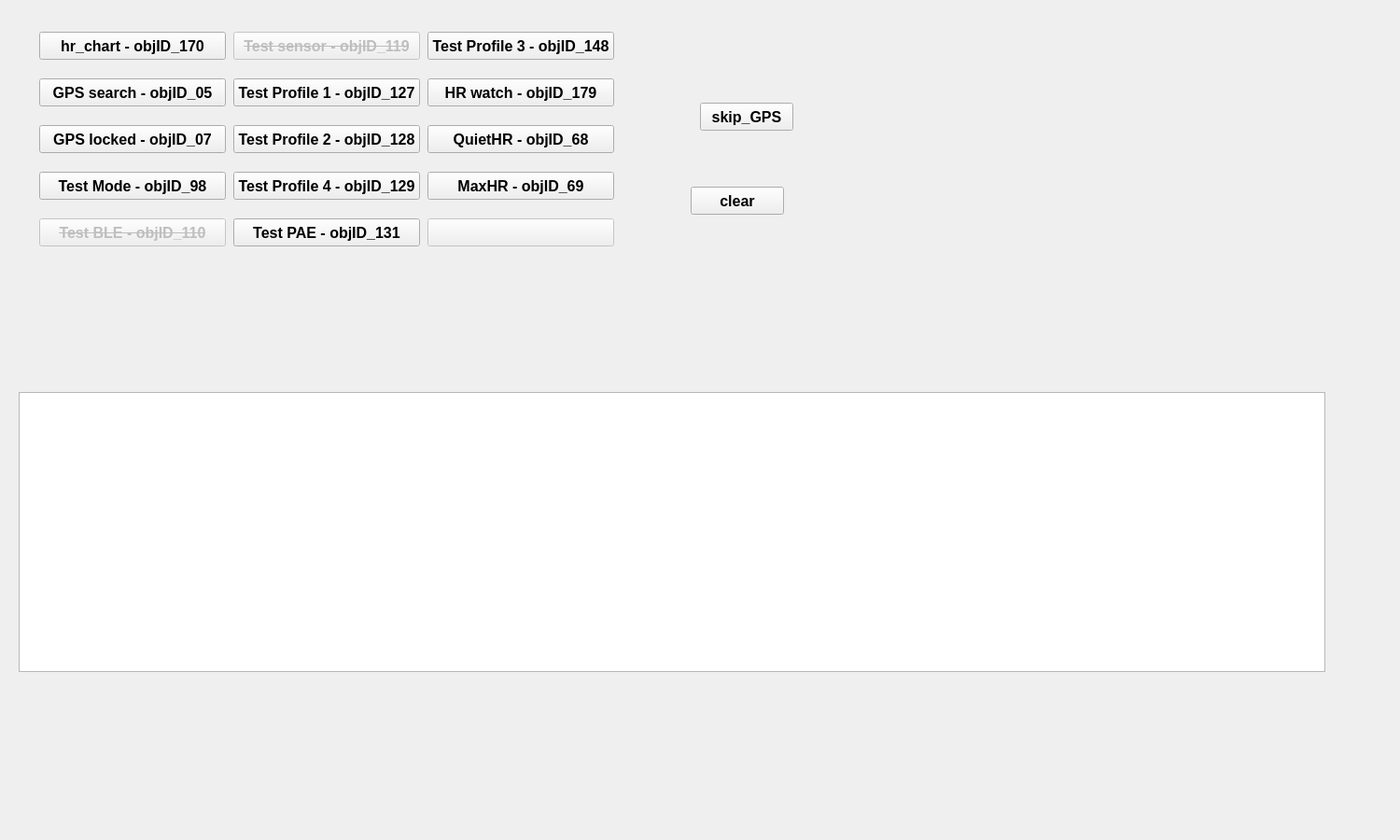
<?xml version="1.0" encoding="UTF-8"?>
<ui version="4.0">
 <class>hr_monitor</class>
 <widget class="QWidget" name="hr_monitor">
  <property name="geometry">
   <rect>
    <x>0</x>
    <y>0</y>
    <width>1500</width>
    <height>900</height>
   </rect>
  </property>
  <property name="minimumSize">
   <size>
    <width>1500</width>
    <height>900</height>
   </size>
  </property>
  <property name="maximumSize">
   <size>
    <width>1500</width>
    <height>900</height>
   </size>
  </property>
  <property name="font">
   <font>
    <family>Consolas</family>
    <pointsize>10</pointsize>
    <weight>75</weight>
    <bold>true</bold>
   </font>
  </property>
  <property name="windowTitle">
   <string>hr_monitor</string>
  </property>
  <widget class="QTextBrowser" name="uart_display_textBrowser">
   <property name="enabled">
    <bool>true</bool>
   </property>
   <property name="geometry">
    <rect>
     <x>20</x>
     <y>420</y>
     <width>1400</width>
     <height>300</height>
    </rect>
   </property>
   <property name="minimumSize">
    <size>
     <width>1400</width>
     <height>300</height>
    </size>
   </property>
   <property name="maximumSize">
    <size>
     <width>1400</width>
     <height>300</height>
    </size>
   </property>
   <property name="font">
    <font>
     <family>Consolas</family>
     <pointsize>10</pointsize>
    </font>
   </property>
  </widget>
  <widget class="QPushButton" name="clear_uart_display_pushButton">
   <property name="enabled">
    <bool>true</bool>
   </property>
   <property name="geometry">
    <rect>
     <x>740</x>
     <y>200</y>
     <width>100</width>
     <height>30</height>
    </rect>
   </property>
   <property name="minimumSize">
    <size>
     <width>100</width>
     <height>30</height>
    </size>
   </property>
   <property name="maximumSize">
    <size>
     <width>100</width>
     <height>30</height>
    </size>
   </property>
   <property name="font">
    <font>
     <family>Arial</family>
     <pointsize>12</pointsize>
     <weight>75</weight>
     <bold>true</bold>
    </font>
   </property>
   <property name="text">
    <string>clear</string>
   </property>
  </widget>
  <widget class="QWidget" name="horizontalLayoutWidget">
   <property name="geometry">
    <rect>
     <x>40</x>
     <y>20</y>
     <width>620</width>
     <height>261</height>
    </rect>
   </property>
   <layout class="QHBoxLayout" name="horizontalLayout">
    <item>
     <layout class="QVBoxLayout" name="verticalLayout">
      <item>
       <widget class="QPushButton" name="go_to_hr_chart_pushButton">
        <property name="enabled">
         <bool>true</bool>
        </property>
        <property name="minimumSize">
         <size>
          <width>200</width>
          <height>30</height>
         </size>
        </property>
        <property name="maximumSize">
         <size>
          <width>200</width>
          <height>30</height>
         </size>
        </property>
        <property name="font">
         <font>
          <family>Arial</family>
          <pointsize>12</pointsize>
          <weight>75</weight>
          <bold>true</bold>
         </font>
        </property>
        <property name="text">
         <string>hr_chart - objID_170</string>
        </property>
       </widget>
      </item>
      <item>
       <widget class="QPushButton" name="go_to_GPS_search_pushButton">
        <property name="enabled">
         <bool>true</bool>
        </property>
        <property name="minimumSize">
         <size>
          <width>200</width>
          <height>30</height>
         </size>
        </property>
        <property name="maximumSize">
         <size>
          <width>200</width>
          <height>30</height>
         </size>
        </property>
        <property name="font">
         <font>
          <family>Arial</family>
          <pointsize>12</pointsize>
          <weight>75</weight>
          <bold>true</bold>
         </font>
        </property>
        <property name="text">
         <string>GPS search - objID_05</string>
        </property>
       </widget>
      </item>
      <item>
       <widget class="QPushButton" name="go_to_GPS_locked_pushButton">
        <property name="enabled">
         <bool>true</bool>
        </property>
        <property name="minimumSize">
         <size>
          <width>200</width>
          <height>30</height>
         </size>
        </property>
        <property name="maximumSize">
         <size>
          <width>200</width>
          <height>30</height>
         </size>
        </property>
        <property name="font">
         <font>
          <family>Arial</family>
          <pointsize>12</pointsize>
          <weight>75</weight>
          <bold>true</bold>
         </font>
        </property>
        <property name="text">
         <string>GPS locked - objID_07</string>
        </property>
       </widget>
      </item>
      <item>
       <widget class="QPushButton" name="go_to_test_mode_pushButton">
        <property name="enabled">
         <bool>true</bool>
        </property>
        <property name="minimumSize">
         <size>
          <width>200</width>
          <height>30</height>
         </size>
        </property>
        <property name="maximumSize">
         <size>
          <width>200</width>
          <height>30</height>
         </size>
        </property>
        <property name="font">
         <font>
          <family>Arial</family>
          <pointsize>12</pointsize>
          <weight>75</weight>
          <bold>true</bold>
         </font>
        </property>
        <property name="text">
         <string>Test Mode - objID_98</string>
        </property>
       </widget>
      </item>
      <item>
       <widget class="QPushButton" name="go_to_test_BLE_pushButton">
        <property name="enabled">
         <bool>false</bool>
        </property>
        <property name="minimumSize">
         <size>
          <width>200</width>
          <height>30</height>
         </size>
        </property>
        <property name="maximumSize">
         <size>
          <width>200</width>
          <height>30</height>
         </size>
        </property>
        <property name="font">
         <font>
          <family>Arial</family>
          <pointsize>12</pointsize>
          <weight>75</weight>
          <bold>true</bold>
          <strikeout>true</strikeout>
         </font>
        </property>
        <property name="text">
         <string>Test BLE - objID_110</string>
        </property>
       </widget>
      </item>
     </layout>
    </item>
    <item>
     <layout class="QVBoxLayout" name="verticalLayout_2">
      <item>
       <widget class="QPushButton" name="go_to_test_sensor_pushButton">
        <property name="enabled">
         <bool>false</bool>
        </property>
        <property name="minimumSize">
         <size>
          <width>200</width>
          <height>30</height>
         </size>
        </property>
        <property name="maximumSize">
         <size>
          <width>200</width>
          <height>30</height>
         </size>
        </property>
        <property name="font">
         <font>
          <family>Arial</family>
          <pointsize>12</pointsize>
          <weight>75</weight>
          <bold>true</bold>
          <strikeout>true</strikeout>
         </font>
        </property>
        <property name="text">
         <string>Test sensor - objID_119</string>
        </property>
       </widget>
      </item>
      <item>
       <widget class="QPushButton" name="go_to_test_profile_1_pushButton">
        <property name="enabled">
         <bool>true</bool>
        </property>
        <property name="minimumSize">
         <size>
          <width>200</width>
          <height>30</height>
         </size>
        </property>
        <property name="maximumSize">
         <size>
          <width>200</width>
          <height>30</height>
         </size>
        </property>
        <property name="font">
         <font>
          <family>Arial</family>
          <pointsize>12</pointsize>
          <weight>75</weight>
          <bold>true</bold>
         </font>
        </property>
        <property name="text">
         <string>Test Profile 1 - objID_127</string>
        </property>
       </widget>
      </item>
      <item>
       <widget class="QPushButton" name="go_to_test_profile_2_pushButton">
        <property name="enabled">
         <bool>true</bool>
        </property>
        <property name="minimumSize">
         <size>
          <width>200</width>
          <height>30</height>
         </size>
        </property>
        <property name="maximumSize">
         <size>
          <width>200</width>
          <height>30</height>
         </size>
        </property>
        <property name="font">
         <font>
          <family>Arial</family>
          <pointsize>12</pointsize>
          <weight>75</weight>
          <bold>true</bold>
         </font>
        </property>
        <property name="text">
         <string>Test Profile 2 - objID_128</string>
        </property>
       </widget>
      </item>
      <item>
       <widget class="QPushButton" name="go_to_test_profile_4_pushButton">
        <property name="enabled">
         <bool>true</bool>
        </property>
        <property name="minimumSize">
         <size>
          <width>200</width>
          <height>30</height>
         </size>
        </property>
        <property name="maximumSize">
         <size>
          <width>200</width>
          <height>30</height>
         </size>
        </property>
        <property name="font">
         <font>
          <family>Arial</family>
          <pointsize>12</pointsize>
          <weight>75</weight>
          <bold>true</bold>
         </font>
        </property>
        <property name="text">
         <string>Test Profile 4 - objID_129</string>
        </property>
       </widget>
      </item>
      <item>
       <widget class="QPushButton" name="go_to_test_PAE_pushButton">
        <property name="enabled">
         <bool>true</bool>
        </property>
        <property name="minimumSize">
         <size>
          <width>200</width>
          <height>30</height>
         </size>
        </property>
        <property name="maximumSize">
         <size>
          <width>200</width>
          <height>30</height>
         </size>
        </property>
        <property name="font">
         <font>
          <family>Arial</family>
          <pointsize>12</pointsize>
          <weight>75</weight>
          <bold>true</bold>
         </font>
        </property>
        <property name="text">
         <string>Test PAE - objID_131</string>
        </property>
       </widget>
      </item>
     </layout>
    </item>
    <item>
     <layout class="QVBoxLayout" name="verticalLayout_3">
      <item>
       <widget class="QPushButton" name="go_to_test_profile_3_pushButton">
        <property name="enabled">
         <bool>true</bool>
        </property>
        <property name="minimumSize">
         <size>
          <width>200</width>
          <height>30</height>
         </size>
        </property>
        <property name="maximumSize">
         <size>
          <width>200</width>
          <height>30</height>
         </size>
        </property>
        <property name="font">
         <font>
          <family>Arial</family>
          <pointsize>12</pointsize>
          <weight>75</weight>
          <bold>true</bold>
         </font>
        </property>
        <property name="text">
         <string>Test Profile 3 - objID_148</string>
        </property>
       </widget>
      </item>
      <item>
       <widget class="QPushButton" name="go_to_hr_watch_pushButton">
        <property name="enabled">
         <bool>true</bool>
        </property>
        <property name="minimumSize">
         <size>
          <width>200</width>
          <height>30</height>
         </size>
        </property>
        <property name="maximumSize">
         <size>
          <width>200</width>
          <height>30</height>
         </size>
        </property>
        <property name="font">
         <font>
          <family>Arial</family>
          <pointsize>12</pointsize>
          <weight>75</weight>
          <bold>true</bold>
         </font>
        </property>
        <property name="text">
         <string>HR watch - objID_179</string>
        </property>
       </widget>
      </item>
      <item>
       <widget class="QPushButton" name="go_to_quiet_hr_pushButton">
        <property name="enabled">
         <bool>true</bool>
        </property>
        <property name="minimumSize">
         <size>
          <width>200</width>
          <height>30</height>
         </size>
        </property>
        <property name="maximumSize">
         <size>
          <width>200</width>
          <height>30</height>
         </size>
        </property>
        <property name="font">
         <font>
          <family>Arial</family>
          <pointsize>12</pointsize>
          <weight>75</weight>
          <bold>true</bold>
         </font>
        </property>
        <property name="text">
         <string>QuietHR - objID_68</string>
        </property>
       </widget>
      </item>
      <item>
       <widget class="QPushButton" name="go_to_max_hr_pushButton">
        <property name="enabled">
         <bool>true</bool>
        </property>
        <property name="minimumSize">
         <size>
          <width>200</width>
          <height>30</height>
         </size>
        </property>
        <property name="maximumSize">
         <size>
          <width>200</width>
          <height>30</height>
         </size>
        </property>
        <property name="font">
         <font>
          <family>Arial</family>
          <pointsize>12</pointsize>
          <weight>75</weight>
          <bold>true</bold>
          <strikeout>false</strikeout>
         </font>
        </property>
        <property name="text">
         <string>MaxHR - objID_69</string>
        </property>
       </widget>
      </item>
      <item>
       <widget class="QPushButton" name="go_to_test_mode_pushButton_4">
        <property name="enabled">
         <bool>false</bool>
        </property>
        <property name="minimumSize">
         <size>
          <width>200</width>
          <height>30</height>
         </size>
        </property>
        <property name="maximumSize">
         <size>
          <width>200</width>
          <height>30</height>
         </size>
        </property>
        <property name="font">
         <font>
          <family>Arial</family>
          <pointsize>12</pointsize>
          <weight>75</weight>
          <bold>true</bold>
         </font>
        </property>
        <property name="text">
         <string/>
        </property>
       </widget>
      </item>
     </layout>
    </item>
   </layout>
  </widget>
  <widget class="QPushButton" name="SKIP_GPS_pushButton">
   <property name="enabled">
    <bool>true</bool>
   </property>
   <property name="geometry">
    <rect>
     <x>750</x>
     <y>110</y>
     <width>100</width>
     <height>30</height>
    </rect>
   </property>
   <property name="minimumSize">
    <size>
     <width>100</width>
     <height>30</height>
    </size>
   </property>
   <property name="maximumSize">
    <size>
     <width>100</width>
     <height>30</height>
    </size>
   </property>
   <property name="font">
    <font>
     <family>Arial</family>
     <pointsize>12</pointsize>
     <weight>75</weight>
     <bold>true</bold>
    </font>
   </property>
   <property name="text">
    <string>skip_GPS</string>
   </property>
  </widget>
 </widget>
 <resources/>
 <connections/>
</ui>
